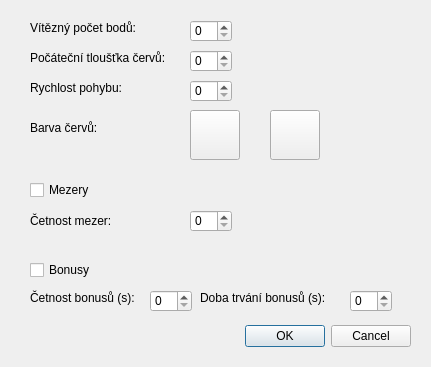
<?xml version="1.0" encoding="UTF-8"?>
<ui version="4.0">
 <class>Nastaveni</class>
 <widget class="QDialog" name="Nastaveni">
  <property name="geometry">
   <rect>
    <x>0</x>
    <y>0</y>
    <width>431</width>
    <height>367</height>
   </rect>
  </property>
  <property name="windowTitle">
   <string>Nastavení</string>
  </property>
  <widget class="QDialogButtonBox" name="buttonBox">
   <property name="geometry">
    <rect>
     <x>70</x>
     <y>320</y>
     <width>341</width>
     <height>32</height>
    </rect>
   </property>
   <property name="orientation">
    <enum>Qt::Horizontal</enum>
   </property>
   <property name="standardButtons">
    <set>QDialogButtonBox::Cancel|QDialogButtonBox::Ok</set>
   </property>
  </widget>
  <widget class="QLabel" name="Tloustka">
   <property name="geometry">
    <rect>
     <x>30</x>
     <y>50</y>
     <width>141</width>
     <height>16</height>
    </rect>
   </property>
   <property name="text">
    <string>Počáteční tloušťka červů: </string>
   </property>
  </widget>
  <widget class="QLabel" name="Rychlost">
   <property name="geometry">
    <rect>
     <x>30</x>
     <y>80</y>
     <width>101</width>
     <height>16</height>
    </rect>
   </property>
   <property name="text">
    <string>Rychlost pohybu:</string>
   </property>
  </widget>
  <widget class="QLabel" name="Barva">
   <property name="geometry">
    <rect>
     <x>30</x>
     <y>120</y>
     <width>121</width>
     <height>16</height>
    </rect>
   </property>
   <property name="text">
    <string>Barva červů:</string>
   </property>
  </widget>
  <widget class="QLabel" name="CetMez">
   <property name="geometry">
    <rect>
     <x>30</x>
     <y>210</y>
     <width>121</width>
     <height>21</height>
    </rect>
   </property>
   <property name="text">
    <string>Četnost mezer: </string>
   </property>
  </widget>
  <widget class="QLabel" name="CetBon">
   <property name="geometry">
    <rect>
     <x>30</x>
     <y>290</y>
     <width>121</width>
     <height>16</height>
    </rect>
   </property>
   <property name="text">
    <string>Četnost bonusů (s):</string>
   </property>
  </widget>
  <widget class="QSpinBox" name="TlSp">
   <property name="geometry">
    <rect>
     <x>190</x>
     <y>50</y>
     <width>42</width>
     <height>22</height>
    </rect>
   </property>
  </widget>
  <widget class="QSpinBox" name="RySp">
   <property name="geometry">
    <rect>
     <x>190</x>
     <y>80</y>
     <width>42</width>
     <height>22</height>
    </rect>
   </property>
  </widget>
  <widget class="QCheckBox" name="MezCb">
   <property name="geometry">
    <rect>
     <x>30</x>
     <y>180</y>
     <width>81</width>
     <height>20</height>
    </rect>
   </property>
   <property name="text">
    <string>Mezery</string>
   </property>
  </widget>
  <widget class="QSpinBox" name="BnSp">
   <property name="geometry">
    <rect>
     <x>150</x>
     <y>290</y>
     <width>42</width>
     <height>22</height>
    </rect>
   </property>
  </widget>
  <widget class="QCheckBox" name="BonCb">
   <property name="geometry">
    <rect>
     <x>30</x>
     <y>260</y>
     <width>81</width>
     <height>20</height>
    </rect>
   </property>
   <property name="text">
    <string>Bonusy</string>
   </property>
  </widget>
  <widget class="QSpinBox" name="MezSp">
   <property name="geometry">
    <rect>
     <x>190</x>
     <y>210</y>
     <width>42</width>
     <height>22</height>
    </rect>
   </property>
  </widget>
  <widget class="QLabel" name="Body">
   <property name="geometry">
    <rect>
     <x>30</x>
     <y>20</y>
     <width>131</width>
     <height>16</height>
    </rect>
   </property>
   <property name="text">
    <string>Vítězný počet bodů:</string>
   </property>
  </widget>
  <widget class="QSpinBox" name="BdSp">
   <property name="geometry">
    <rect>
     <x>190</x>
     <y>20</y>
     <width>42</width>
     <height>22</height>
    </rect>
   </property>
  </widget>
  <widget class="QLabel" name="DobaTrvaniBon">
   <property name="geometry">
    <rect>
     <x>200</x>
     <y>290</y>
     <width>151</width>
     <height>16</height>
    </rect>
   </property>
   <property name="text">
    <string>Doba trvání bonusů (s): </string>
   </property>
  </widget>
  <widget class="QSpinBox" name="DoBonSp">
   <property name="geometry">
    <rect>
     <x>350</x>
     <y>290</y>
     <width>42</width>
     <height>22</height>
    </rect>
   </property>
  </widget>
  <widget class="QPushButton" name="c1BarvaPb">
   <property name="geometry">
    <rect>
     <x>190</x>
     <y>110</y>
     <width>50</width>
     <height>50</height>
    </rect>
   </property>
   <property name="text">
    <string/>
   </property>
   <property name="iconSize">
    <size>
     <width>40</width>
     <height>40</height>
    </size>
   </property>
  </widget>
  <widget class="QPushButton" name="c2BarvaPb">
   <property name="geometry">
    <rect>
     <x>270</x>
     <y>110</y>
     <width>50</width>
     <height>50</height>
    </rect>
   </property>
   <property name="text">
    <string/>
   </property>
   <property name="iconSize">
    <size>
     <width>40</width>
     <height>40</height>
    </size>
   </property>
  </widget>
 </widget>
 <resources/>
 <connections>
  <connection>
   <sender>buttonBox</sender>
   <signal>accepted()</signal>
   <receiver>Nastaveni</receiver>
   <slot>accept()</slot>
   <hints>
    <hint type="sourcelabel">
     <x>248</x>
     <y>254</y>
    </hint>
    <hint type="destinationlabel">
     <x>157</x>
     <y>274</y>
    </hint>
   </hints>
  </connection>
  <connection>
   <sender>buttonBox</sender>
   <signal>rejected()</signal>
   <receiver>Nastaveni</receiver>
   <slot>reject()</slot>
   <hints>
    <hint type="sourcelabel">
     <x>316</x>
     <y>260</y>
    </hint>
    <hint type="destinationlabel">
     <x>286</x>
     <y>274</y>
    </hint>
   </hints>
  </connection>
 </connections>
</ui>
